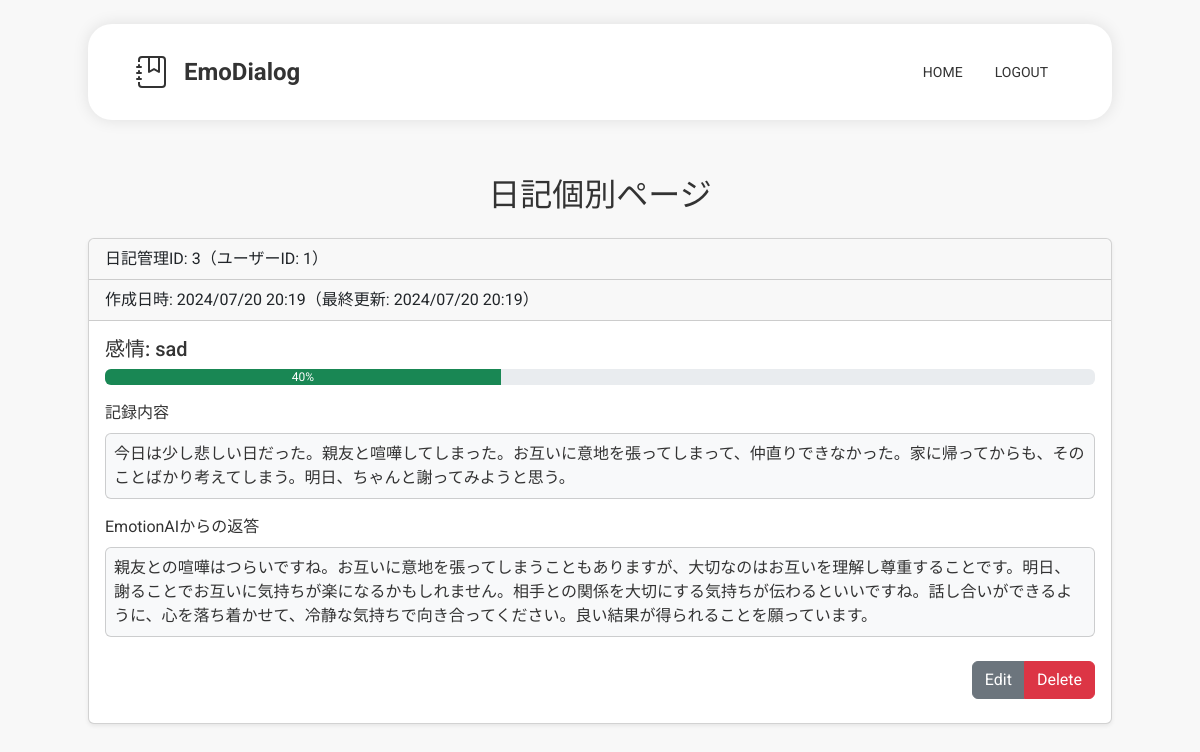
The app's page /diaries/3 (signed in) with its own data.
### models.py (models this page shows)
class Diary(db.Model):
    id = db.Column(db.Integer, primary_key=True)
    user_id = db.Column(db.Integer, db.ForeignKey('user.id'), nullable=False)
    create_at = db.Column(
        db.DateTime,
        nullable=False,
        default=lambda: datetime.now(pytz.timezone('Asia/Tokyo'))
    )
    update_at = db.Column(
        db.DateTime,
        nullable=False,
        default=lambda: datetime.now(pytz.timezone('Asia/Tokyo')),
        onupdate=lambda: datetime.now(pytz.timezone('Asia/Tokyo'))
    )
    body = db.Column(db.String(500), nullable=False)
    response = db.Column(db.String(500))
    emotion = db.Column(db.String(100))
    emotion_degree = db.Column(db.Integer)

### app.py (the view)
@app.route("/diaries/<int:diary_id>")
@login_required
@diary_owner_required
def diaryPage(diary_id):
    diary = diaryController.get_diary(diary_id)
    return render_template('diary.html', diary=diary)

### app.py (called while the page is built)
def diary_owner_required(f):
    @wraps(f)
    def decorated_function(*args, **kwargs):
        diary_id = kwargs.get('diary_id', None)
        if not diaryController.is_diary_owner(diary_id, current_user.id):
            abort(403)
        return f(*args, **kwargs)
    return decorated_function

@login_manager.user_loader
def load_user(user_id):
    return userController.user_load_control(user_id)

### controllers.py (called while the page is built)
    def user_load_control(self, user_id:int) -> User:
        return User.query.get(user_id)

    def is_diary_owner(self, diary_id:int, user_id:int) -> bool:
        diary = Diary.query.get(diary_id)
        try:
            if diary.user_id == user_id:
                return True
        except:
            return False
        return False

    def get_diary(self, diary_id:int) -> Diary:
        diary = Diary.query.get(diary_id)
        return diary

### templates/diary.html (shortened to what this page needs)
{% extends "base.html" %}
{% block content %}
<h2 class="text-center p-3">日記個別ページ</h2>
<div class="card mx-auto mb-4 shadow-sm" style="max-width: 64rem;">
    <div class="card-header">日記管理ID: {{ diary.id }}（ユーザーID: {{ diary.user_id }}）</div>
    <div class="card-header">作成日時: {{ diary.create_at.strftime('%Y/%m/%d %H:%M') }}（最終更新: {{ diary.update_at.strftime('%Y/%m/%d %H:%M') }}）</div>
    <div class="card-body">
        <div class="emotion mb-3">
            <h5 class="card-title mb-2">感情: {{ diary.emotion }}</h5>
            <div class="progress mb-2" role="progressbar">
                <div class="progress-bar bg-success" style='width: {{ diary.emotion_degree }}%'>{{ diary.emotion_degree }}%</div>
            </div>
        </div>
        <div class="card-text mb-2 overflow-hidden">
            記録内容
        </div>
        {% if diary.response != "" %}
            <div class="card bg-body-tertiary mb-3">
                <div class="card-text m-2 overflow-hidden">
                    {{ diary.body }}
                </div>
            </div>
            <div class="card-text mb-2 overflow-hidden">
                EmotionAIからの返答
            </div>
            <div class="card bg-body-tertiary mb-3">
                <div class="card-text m-2 overflow-hidden">
                    {{ diary.response }}
                </div>
            </div>
        {% endif %}
        <div class="text-end">
            <div class="btn-group my-2" role="group">
                <a href="/diaries/{{ diary.id }}/edit" class="btn btn-secondary" id="edit_diary">Edit</a>
                <a href="/diaries/{{ diary.id }}/delete" class="btn btn-danger" id="delete_diary">Delete</a>
            </div>
        </div>
    </div>
</div>
{% endblock %}

### static/css/style.css (style rules this page uses)
* { font-family: "Roboto", "Noto Sans JP", sans-serif; color: #333; }
body { margin: 0; padding: 0; background-color: #f8f8f8; }

### records on screen
Diary: id "3", user_id "1", create_at "2024/07/20 20:19", update_at "2024/07/20 20:19", emotion "sad", emotion_degree "40", body "今日は少し悲しい日だった。親友と喧嘩してしまった。お互いに意地を張ってしまって、仲直りできなかった。家に帰ってからも、そのことばかり考えてしまう。明日、ちゃんと謝ってみようと思う。", response "親友との喧嘩はつらいですね。お互いに意地を張ってしまうこともありますが、大切なのはお互いを理解し尊重することです。明日、謝ることでお互いに気持ちが楽になるかもしれません。相手との関係を大切にする気持ちが伝わるといいですね。話し合いができるように、心を落ち着かせて、冷静な気持ちで向き合ってください。良い結果が得られることを願っています。"
